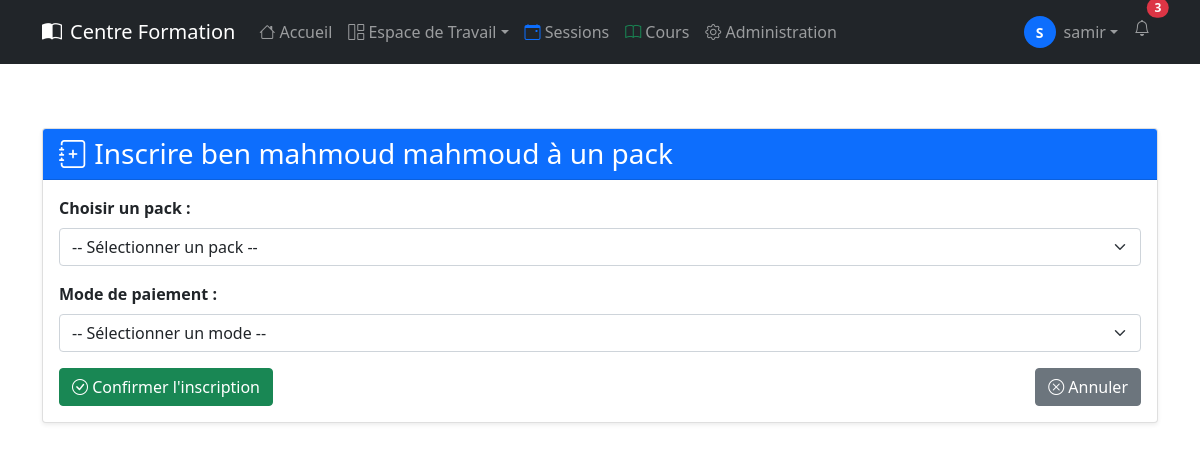
Page /apprentis/1/inscrire/ (signed in) on the committed database.
### accounts/models.py (models this page shows)
class CustomUser(AbstractUser):
    email = models.EmailField(unique=True, verbose_name='adresse email')
    phone_number = models.CharField(max_length=15, blank=True, null=True)
    date_of_birth = models.DateField(blank=True, null=True)
    profile_picture = models.ImageField(
        upload_to='profile_pics/', blank=True, null=True)
    bio = models.TextField(blank=True, null=True)
    USERNAME_FIELD = 'email'
    REQUIRED_FIELDS = ['username']

### apprentis/models.py (models this page shows, shortened)
class Apprenti(models.Model):
    nom = models.CharField(max_length=200, null=True)
    prenom = models.CharField(max_length=200, null=True)
    email = models.EmailField(unique=True, default="migrations@exemple.com")
    date_naissance = models.DateField(null=True, blank=True)
    telephone = models.CharField(max_length=20, blank=True)
    adresse = models.TextField(null=True, blank=True)

### apprentis/views.py (the view, shortened to what this page needs)
@login_required
def inscrire_pack(request, apprenti_id):
    apprenti = get_object_or_404(Apprenti, id=apprenti_id)
    packs = PackFormation.objects.filter(actif=True)
    return render(request, "apprentis/inscrire_pack.html", {"apprenti": apprenti, "packs": packs})

### apprentis/templates/apprentis/inscrire_pack.html (shortened to what this page needs)
{% extends 'base.html' %} {% load static %} {% block content %}
  <div class="container mt-5">
    <div class="card shadow-sm">
      <div class="card-header bg-primary text-white">
        <h3 class="mb-0"><i class="bi bi-journal-plus"></i> Inscrire {{ apprenti.prenom }} {{ apprenti.nom }} à un pack</h3>
      </div>
      <div class="card-body">
        <form method="post">
          <div class="mb-3">
            <label for="pack" class="form-label"><strong>Choisir un pack :</strong></label>
            <select name="pack" id="pack" class="form-select" required>
              <option value="" selected disabled>-- Sélectionner un pack --</option>
            </select>
          </div>
          <div class="mb-3">
            <label for="mode" class="form-label"><strong>Mode de paiement :</strong></label>
            <select name="mode" id="mode" class="form-select" required>
              <option value="" selected disabled>-- Sélectionner un mode --</option>
            </select>
          </div>
          <div class="d-flex justify-content-between">
            <button type="submit" class="btn btn-success"><i class="bi bi-check-circle"></i> Confirmer l'inscription</button>
            <a href="{% url 'apprentis:liste_apprentis' %}" class="btn btn-secondary"><i class="bi bi-x-circle"></i> Annuler</a>
          </div>
        </form>
      </div>
    </div>
  </div>
{% endblock %}

### templates/nav.html (shortened to what this page needs)
<nav class="navbar navbar-expand-lg navbar-dark bg-dark fixed-top" id="navbar">
  <div class="container">
    <a class="navbar-brand d-flex align-items-center" href="{% url 'home' %}">
      <i class="bi bi-book-half me-2"></i>
      Centre Formation
    </a>
    <div class="collapse navbar-collapse" id="navbarNav">
      <ul class="navbar-nav me-auto">
        <li class="nav-item">
          <a class="nav-link" href="{% url 'home' %}"><i class="bi bi-house"></i> Accueil</a>
        </li>
        {% if user.is_authenticated %}
          <li class="nav-item dropdown">
            <a class="nav-link dropdown-toggle" href="#" id="workspaceDropdown" role="button" data-bs-toggle="dropdown" aria-expanded="false"><i class="bi bi-grid-1x2"></i> Espace de Travail</a>
          </li>
          <li class="nav-item">
            <a class="nav-link" href="{% url 'param:sessionsliste' %}"><i class="bi bi-calendar-event text-primary"></i> Sessions</a>
          </li>
          <li class="nav-item">
            <a class="nav-link" href="{% url 'param:coursliste' %}"><i class="bi bi-book text-success"></i> Cours</a>
          </li>
          {% if user.is_staff %}
            <li class="nav-item">
              <a class="nav-link" href="{% url 'admin:index' %}"><i class="bi bi-gear"></i> Administration</a>
            </li>
          {% endif %}
        {% endif %}
      </ul>
      <ul class="navbar-nav ms-auto">
        {% if user.is_authenticated %}
          <li class="nav-item dropdown">
            <a class="nav-link dropdown-toggle d-flex align-items-center" href="#" id="navbarDropdown" role="button" data-bs-toggle="dropdown" aria-expanded="false">
              {% if user.profile_picture %}
                <img src="{{ user.profile_picture.url }}" alt="{{ user.username }}" class="rounded-circle me-2" width="32" height="32" style="object-fit: cover" />
              {% else %}
                <div class="bg-primary rounded-circle d-flex align-items-center justify-content-center me-2" style="width: 32px; height: 32px">
                  <span class="text-white fw-bold small">{{ user.username|first|upper }}</span>
                </div>
              {% endif %}
              <span class="d-none d-md-inline">{{ user.username }}</span>
            </a>
          </li>
          <li class="nav-item">
            <a class="nav-link position-relative" href="#">
              <i class="bi bi-bell"></i>
              <span class="position-absolute top-0 start-100 translate-middle badge rounded-pill bg-danger">
                3
              </span>
            </a>
          </li>
        {% endif %}
      </ul>
    </div>
  </div>
</nav>
<div style="height: 80px"></div>

### rows in the picture
CustomUser: username|first "S", username "samir"
Apprenti: prenom "ben mahmoud", nom "mahmoud"
